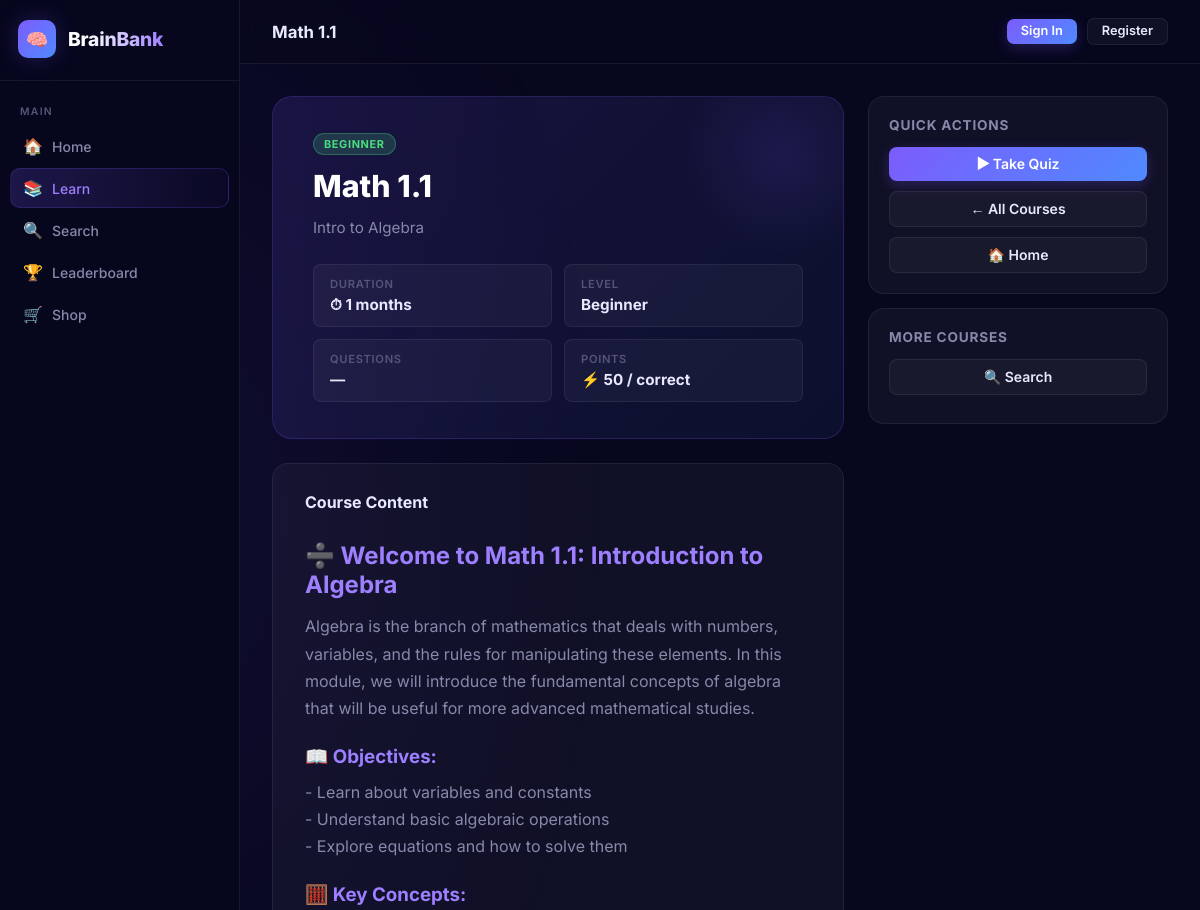
The app's page /courses/3/ (upper part), older data.
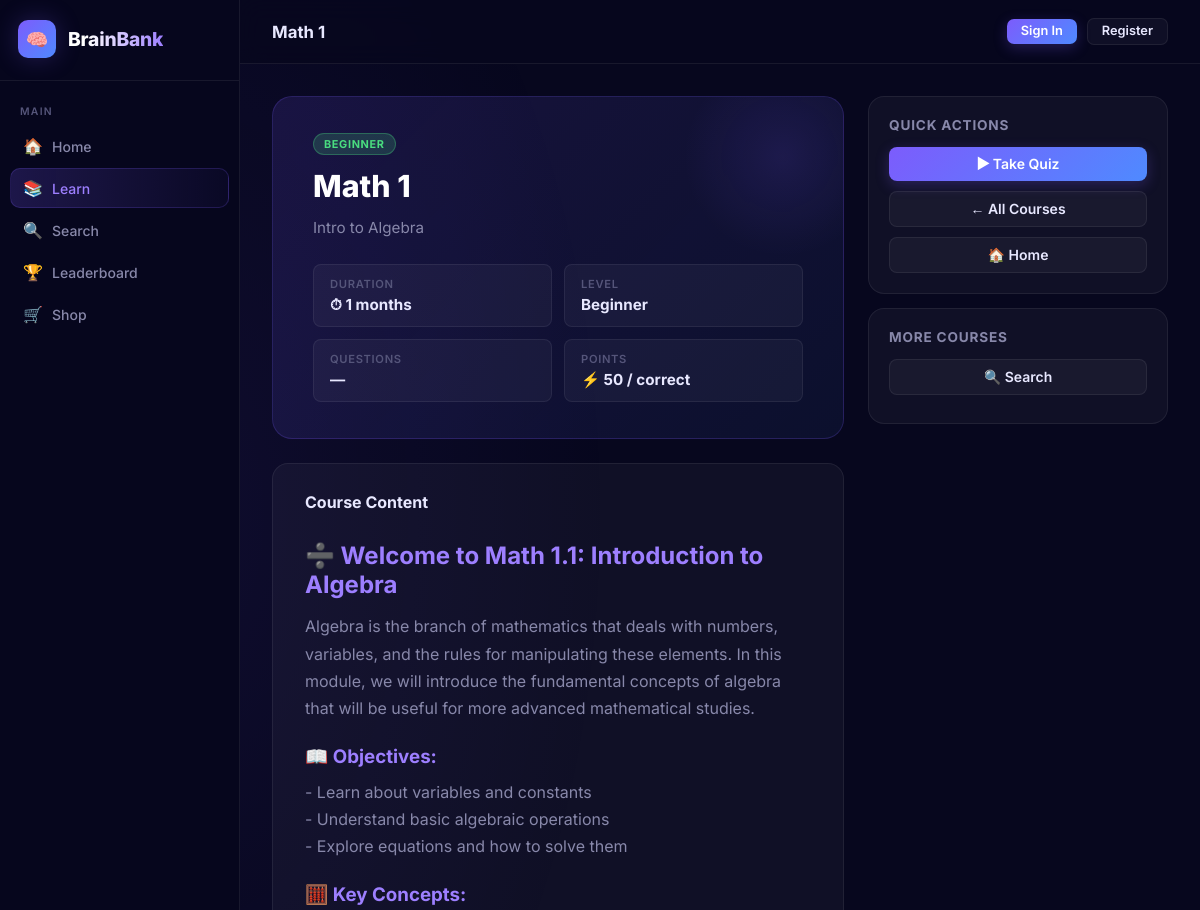
The same page, newer data.
### courses/models.py (models this page shows, shortened)
class Course(models.Model):
    title = models.CharField(max_length=200)
    description = models.TextField()
    duration = models.IntegerField(help_text="Duration in minutes", default=30)
    level = models.CharField(max_length=50, choices=[
        ('Beginner', 'Beginner'),
        ('Intermediate', 'Intermediate'),
        ('Advanced', 'Advanced')
    ], default='Beginner')
    content = models.TextField(blank=True, null=True, help_text="Full HTML content for this course")

### courses/views.py (the view, shortened to what this page needs)
# urls.py: path('courses/<int:pk>/', views.course_detail, name='course_detail'),
def course_detail(request, pk):
    course = get_object_or_404(
        Course.objects.select_related('quiz').prefetch_related('quiz__questions__options'),
        pk=pk
    )
    context = {'course': course}
    return render(request, 'course_detail.html', context)

### courses/context_processors.py (called while the page is built, shortened)
def active_effects(request):
    return {'active_effects': []}

### courses/templates/course_detail.html (shortened to what this page needs)
{% extends "base.html" %}
{% block page_title %}{{ course.title }}{% endblock %}
{% block nav_learn %}active{% endblock %}
{% block content %}
<div class="detail-layout">
    <div>
        <div class="detail-hero">
            <div class="detail-eyebrow">
                {% if course.level %}
                <span class="badge
                    {% if course.level == 'Advanced' %}badge-purple
                    {% elif course.level == 'Intermediate' %}badge-blue
                    {% else %}badge-green{% endif %}">
                    {{ course.level }}
                </span>
                {% endif %}
            </div>
            <h1 class="detail-title">{{ course.title }}</h1>
            <p class="detail-desc">{{ course.description }}</p>
            <div class="meta-grid">
                <div class="meta-item">
                    <div class="meta-label">Duration</div>
                    <div class="meta-value">⏱ {{ course.duration }} months</div>
                </div>
                <div class="meta-item">
                    <div class="meta-label">Level</div>
                    <div class="meta-value">{{ course.level|default:"All levels" }}</div>
                </div>
                <div class="meta-item">
                    <div class="meta-label">Questions</div>
                    <div class="meta-value">{% if course.quiz %}{{ course.quiz.questions.count }} Qs{% else %}—{% endif %}</div>
                </div>
                <div class="meta-item">
                    <div class="meta-label">Points</div>
                    <div class="meta-value">⚡ 50 / correct</div>
                </div>
            </div>
        </div>
        {% if course.content %}
        <div class="content-block">
            <div class="section-header" style="margin-bottom:20px;">
                <span class="section-title">Course Content</span>
            </div>
            {{ course.content|safe }}
        </div>
        {% endif %}
    </div>
    <div class="sidebar-actions">
        <div class="action-card">
            <h3>Quick Actions</h3>
            <div style="display:flex;flex-direction:column;gap:10px;">
                <a href="{% url 'quiz' course.pk 1 %}" class="btn btn-primary btn-full">▶ Take Quiz</a>
                <a href="{% url 'course_list' %}" class="btn btn-ghost btn-full">← All Courses</a>
                <a href="{% url 'home' %}" class="btn btn-ghost btn-full">🏠 Home</a>
            </div>
        </div>
        <div class="action-card">
            <h3>More Courses</h3>
            <a href="{% url 'course_search' %}" class="btn btn-ghost btn-full" style="margin-bottom:8px;">🔍 Search</a>
        </div>
    </div>
</div>
{% endblock %}

Row changes from the older to the newer data that the page shows:
changed Course "Intro to Algebra": title "Math 1.1" → "Math 1"
